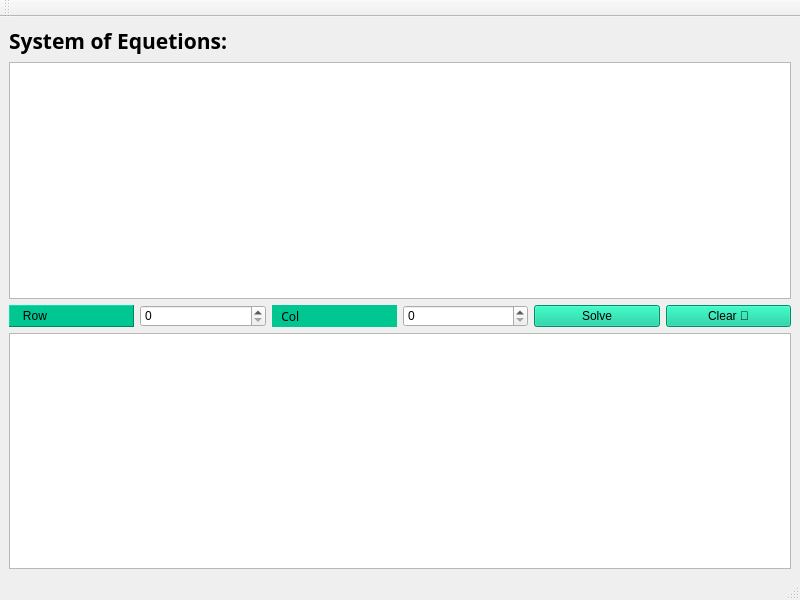
<?xml version="1.0" encoding="UTF-8"?>
<ui version="4.0">
 <class>MainWindow</class>
 <widget class="QMainWindow" name="MainWindow">
  <property name="geometry">
   <rect>
    <x>0</x>
    <y>0</y>
    <width>800</width>
    <height>600</height>
   </rect>
  </property>
  <property name="font">
   <font>
    <family>Segoe Script</family>
   </font>
  </property>
  <property name="windowTitle">
   <string>System of Equations</string>
  </property>
  <property name="windowIcon">
   <iconset theme="QIcon::ThemeIcon::AppointmentNew"/>
  </property>
  <property name="styleSheet">
   <string notr="true">selection-background-color: rgb(232, 232, 232);</string>
  </property>
  <widget class="QWidget" name="centralwidget">
   <property name="minimumSize">
    <size>
     <width>800</width>
     <height>0</height>
    </size>
   </property>
   <layout class="QGridLayout" name="gridLayout">
    <item row="0" column="0" colspan="4">
     <widget class="QLabel" name="label">
      <property name="font">
       <font>
        <family>Segoe Script</family>
        <pointsize>16</pointsize>
        <bold>true</bold>
       </font>
      </property>
      <property name="styleSheet">
       <string notr="true">QLable
{
	color: rgb(38, 69, 117);
	font: 700 18pt &quot;Times New Roman&quot;;
}</string>
      </property>
      <property name="text">
       <string>System of Equetions: </string>
      </property>
     </widget>
    </item>
    <item row="1" column="0" colspan="6">
     <widget class="QTableWidget" name="tableWidget"/>
    </item>
    <item row="2" column="0">
     <widget class="QLabel" name="label_2">
      <property name="styleSheet">
       <string notr="true">background-color: rgb(0, 199, 146);
font: 9pt &quot;Segoe Script&quot;;
</string>
      </property>
      <property name="frameShape">
       <enum>QFrame::Shape::Panel</enum>
      </property>
      <property name="frameShadow">
       <enum>QFrame::Shadow::Raised</enum>
      </property>
      <property name="text">
       <string>   Row</string>
      </property>
     </widget>
    </item>
    <item row="2" column="1">
     <widget class="QSpinBox" name="spinBox">
      <property name="styleSheet">
       <string notr="true">font: 9pt &quot;Segoe Script&quot;;</string>
      </property>
     </widget>
    </item>
    <item row="2" column="2">
     <widget class="QLabel" name="label_5">
      <property name="font">
       <font>
        <family>Segoe Script</family>
        <pointsize>9</pointsize>
        <italic>false</italic>
        <bold>false</bold>
       </font>
      </property>
      <property name="styleSheet">
       <string notr="true">font: 9pt &quot;Segoe Script&quot;;
background-color: rgb(0, 109, 80);
background-color: rgb(0, 112, 192);
background-color: rgb(0, 199, 146);</string>
      </property>
      <property name="text">
       <string>   Col</string>
      </property>
     </widget>
    </item>
    <item row="2" column="3">
     <widget class="QSpinBox" name="spinBox_2">
      <property name="styleSheet">
       <string notr="true">font: 9pt &quot;Segoe Script&quot;;</string>
      </property>
     </widget>
    </item>
    <item row="2" column="4">
     <widget class="QPushButton" name="solveButton">
      <property name="styleSheet">
       <string notr="true">font: 9pt &quot;Segoe Script&quot;;
background-color: rgb(0, 199, 146);</string>
      </property>
      <property name="text">
       <string>Solve</string>
      </property>
     </widget>
    </item>
    <item row="2" column="5">
     <widget class="QPushButton" name="clearmatrix">
      <property name="styleSheet">
       <string notr="true">font: 9pt &quot;Segoe Script&quot;;
background-color: rgb(0, 199, 146);</string>
      </property>
      <property name="text">
       <string>Clear 🧹</string>
      </property>
     </widget>
    </item>
    <item row="3" column="0" colspan="6">
     <widget class="QTextEdit" name="outputTextEdit">
      <property name="html">
       <string>&lt;!DOCTYPE HTML PUBLIC &quot;-//W3C//DTD HTML 4.0//EN&quot; &quot;http://www.w3.org/TR/REC-html40/strict.dtd&quot;&gt;
&lt;html&gt;&lt;head&gt;&lt;meta name=&quot;qrichtext&quot; content=&quot;1&quot; /&gt;&lt;meta charset=&quot;utf-8&quot; /&gt;&lt;style type=&quot;text/css&quot;&gt;
p, li { white-space: pre-wrap; }
hr { height: 1px; border-width: 0; }
li.unchecked::marker { content: &quot;\2610&quot;; }
li.checked::marker { content: &quot;\2612&quot;; }
&lt;/style&gt;&lt;/head&gt;&lt;body style=&quot; font-family:'Segoe UI'; font-size:9pt; font-weight:400; font-style:normal;&quot;&gt;
&lt;p style=&quot;-qt-paragraph-type:empty; margin-top:0px; margin-bottom:0px; margin-left:0px; margin-right:0px; -qt-block-indent:0; text-indent:0px; font-size:25pt;&quot;&gt;&lt;br /&gt;&lt;/p&gt;&lt;/body&gt;&lt;/html&gt;</string>
      </property>
     </widget>
    </item>
   </layout>
  </widget>
  <widget class="QStatusBar" name="statusbar"/>
  <widget class="QToolBar" name="toolBar">
   <property name="windowTitle">
    <string>toolBar</string>
   </property>
   <attribute name="toolBarArea">
    <enum>TopToolBarArea</enum>
   </attribute>
   <attribute name="toolBarBreak">
    <bool>false</bool>
   </attribute>
  </widget>
  <widget class="QMenuBar" name="menubar">
   <property name="geometry">
    <rect>
     <x>0</x>
     <y>0</y>
     <width>800</width>
     <height>22</height>
    </rect>
   </property>
  </widget>
 </widget>
 <resources/>
 <connections/>
</ui>
